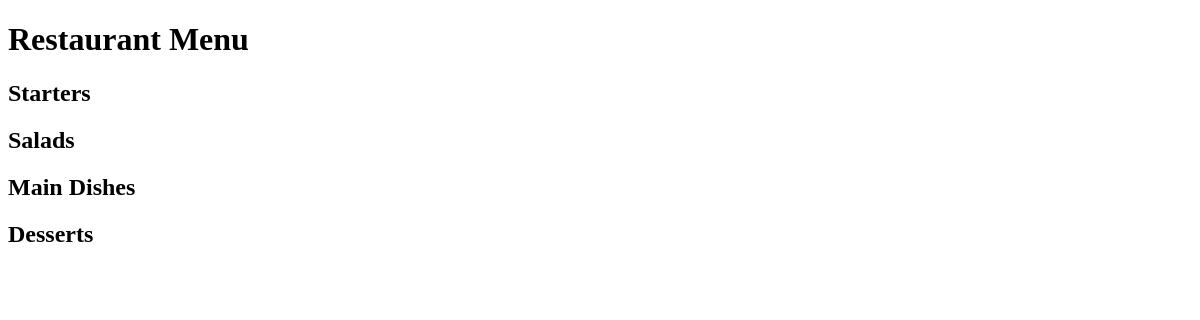
The app's page /, older data.
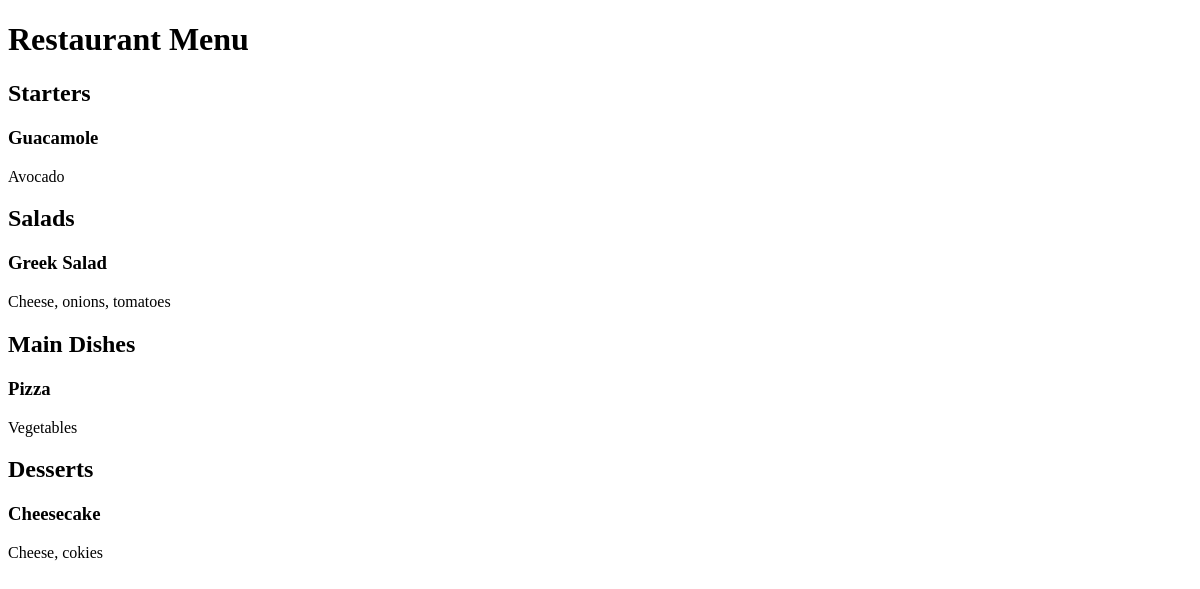
The same page, newer data.
### restaurant_menu/models.py (models this page shows, shortened)
class Item(models.Model):
    meal = models.CharField(max_length=100, unique=True)
    description = models.CharField(max_length=300)
    price = models.DecimalField(max_digits=5, decimal_places=2)
    meal_type = models.CharField(max_length=20, choices=MEAL_TYPE)
    author = models.ForeignKey(User, on_delete=models.PROTECT)
    status = models.IntegerField(choices=STATUS, default=1)
    date_created = models.DateTimeField(auto_now_add=True)
    date_updated = models.DateTimeField(auto_now=True)

### restaurant_menu/views.py (the view)
# urls.py: path('', views.MenuList.as_view(), name='home'),
class MenuList(generic.ListView):
    queryset = Item.objects.order_by('-date_created')
    template_name = 'index.html'
    def get_context_data(self, **kwargs):
        context = super().get_context_data(**kwargs)
        context["meals_types"] = MEAL_TYPE
        return context

### restaurant_menu/templates/index.html (shortened to what this page needs)
<!DOCTYPE html>
<html lang="en">
<head>
</head>
<body>
    <h1>Restaurant Menu</h1>
    {% for meal in meals_types %}
    <h2>{{ meal.1 }}</h2>
        {% for m in item_list %}
             {% if m.meal_type == meal.0 %}
                 {% if m.status == 1 %}
                     <h3>{{ m.meal }}</h3>
                     <p>{{ m.description }}</p>
                 {% else %}
                     <h3><del>{{ m.meal }}</del> - Not available</h3>
                     <p>{{ m.description }}</p>
                 {% endif %}
             {% endif %}
        {% endfor %}
    {% endfor %}
</body>
</html>

Row changes from the older to the newer data that the page shows:
added Item: meal "Guacamole", description "Avocado", shown under "Starters"
added Item: meal "Greek Salad", description "Cheese, onions, tomatoes", shown under "Salads"
added Item: meal "Pizza", description "Vegetables", shown under "Main Dishes"
added Item: meal "Cheesecake", description "Cheese, cokies", shown under "Desserts"
